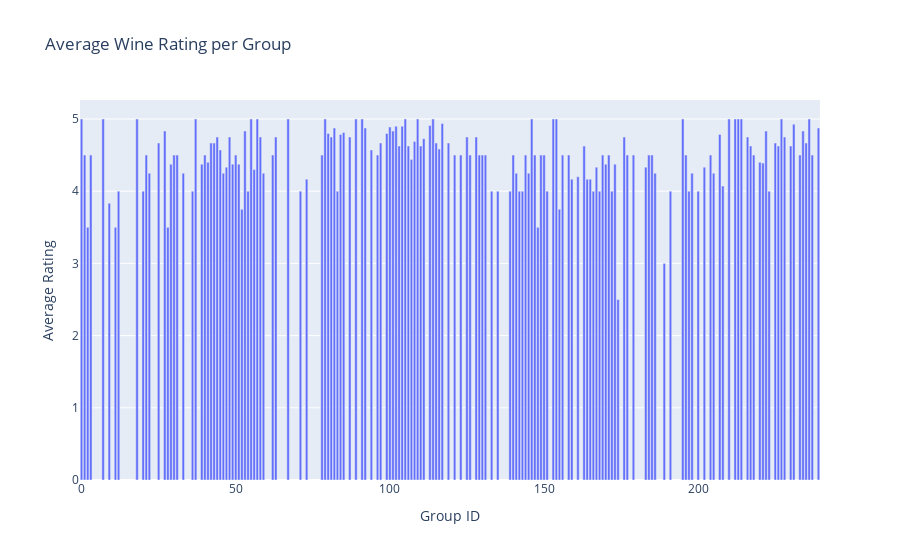

Here is the notebook cell this chart was saved with:
### Code cell
import plotly.express as px

# Create an interactive bar chart
fig = px.bar(group_avg_ratings_df, x='GroupID', y='AverageRating',
             labels={'GroupID': 'Group ID', 'AverageRating': 'Average Rating'},
             title='Average Wine Rating per Group')

# Show the interactive chart
fig.show()

### Figure 1 — Plotly figure (JSON) as saved in the notebook; plotly's stock layout.template omitted (floating-point values rounded to 4 significant figures; data arrays with more than 128 entries replaced by an {"elided": "..."} marker saying what was removed)
{"data": [{"alignmentgroup": "True", "hovertemplate": "Group ID=%{x}<br>Average Rating=%{y}<extra></extra>", "legendgroup": "", "marker": {"color": "#636efa", "pattern": {"shape": ""}}, "name": "", "offsetgroup": "", "orientation": "v", "showlegend": false, "textposition": "auto", "type": "bar", "x": {"elided": "240 int values"}, "xaxis": "x", "y": {"elided": "240 float values"}, "yaxis": "y"}], "layout": {"barmode": "relative", "legend": {"tracegroupgap": 0}, "title": {"text": "Average Wine Rating per Group"}, "xaxis": {"anchor": "y", "domain": [0, 1], "title": {"text": "Group ID"}}, "yaxis": {"anchor": "x", "domain": [0, 1], "title": {"text": "Average Rating"}}}}
